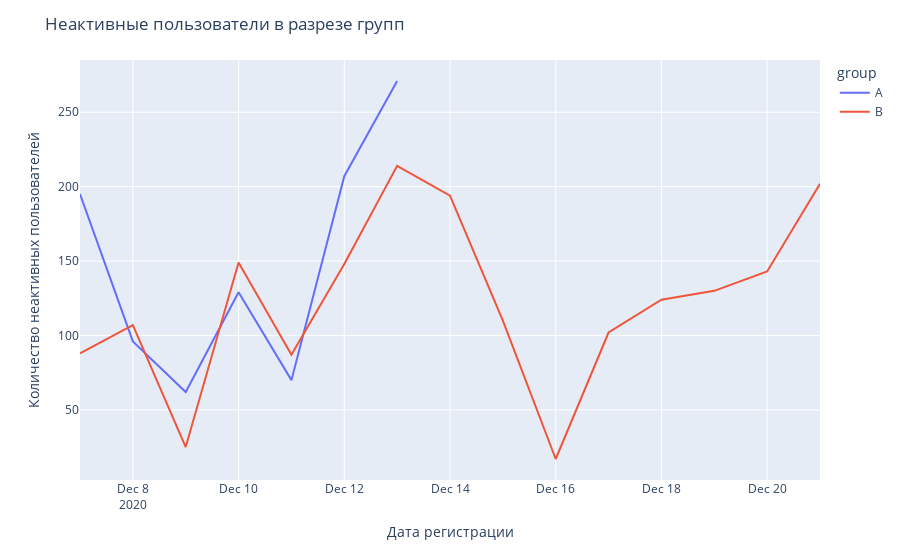

Source (notebook cell):
### Markdown cell above
В группу В всегда попадало меньше пользователей, при этом линии повторяют изгибы друг друга.

### Code cell
inactive_users = ab_test.query('event_dt.isna()').groupby(['first_date', 'group'], as_index=False).agg({'user_id': 'count'})
fig = px.line(inactive_users, x='first_date', y='user_id', color='group')
fig.update_layout(title='Неактивные пользователи в разрезе групп',
                   xaxis_title='Дата регистрации',
                   yaxis_title='Количество неактивных пользователей')
fig.show()

### Figure 1 — Plotly figure (JSON) as saved in the notebook; plotly's stock layout.template omitted (floating-point values rounded to 4 significant figures)
{"data": [{"hovertemplate": "group=A<br>first_date=%{x}<br>user_id=%{y}<extra></extra>", "legendgroup": "A", "line": {"color": "#636efa", "dash": "solid"}, "marker": {"symbol": "circle"}, "mode": "lines", "name": "A", "orientation": "v", "showlegend": true, "type": "scatter", "x": ["2020-12-07T00:00:00", "2020-12-08T00:00:00", "2020-12-09T00:00:00", "2020-12-10T00:00:00", "2020-12-11T00:00:00", "2020-12-12T00:00:00", "2020-12-13T00:00:00"], "xaxis": "x", "y": [195, 96, 62, 129, 70, 207, 271], "yaxis": "y"}, {"hovertemplate": "group=B<br>first_date=%{x}<br>user_id=%{y}<extra></extra>", "legendgroup": "B", "line": {"color": "#EF553B", "dash": "solid"}, "marker": {"symbol": "circle"}, "mode": "lines", "name": "B", "orientation": "v", "showlegend": true, "type": "scatter", "x": ["2020-12-07T00:00:00", "2020-12-08T00:00:00", "2020-12-09T00:00:00", "2020-12-10T00:00:00", "2020-12-11T00:00:00", "2020-12-12T00:00:00", "2020-12-13T00:00:00", "2020-12-14T00:00:00", "2020-12-15T00:00:00", "2020-12-16T00:00:00", "2020-12-17T00:00:00", "2020-12-18T00:00:00", "2020-12-19T00:00:00", "2020-12-20T00:00:00", "2020-12-21T00:00:00"], "xaxis": "x", "y": [88, 107, 25, 149, 87, 148, 214, 194, 110, 17, 102, 124, 130, 143, 202], "yaxis": "y"}], "layout": {"legend": {"title": {"text": "group"}, "tracegroupgap": 0}, "margin": {"t": 60}, "title": {"text": "Неактивные пользователи в разрезе групп"}, "xaxis": {"anchor": "y", "domain": [0, 1], "title": {"text": "Дата регистрации"}}, "yaxis": {"anchor": "x", "domain": [0, 1], "title": {"text": "Количество неактивных пользователей"}}}}
